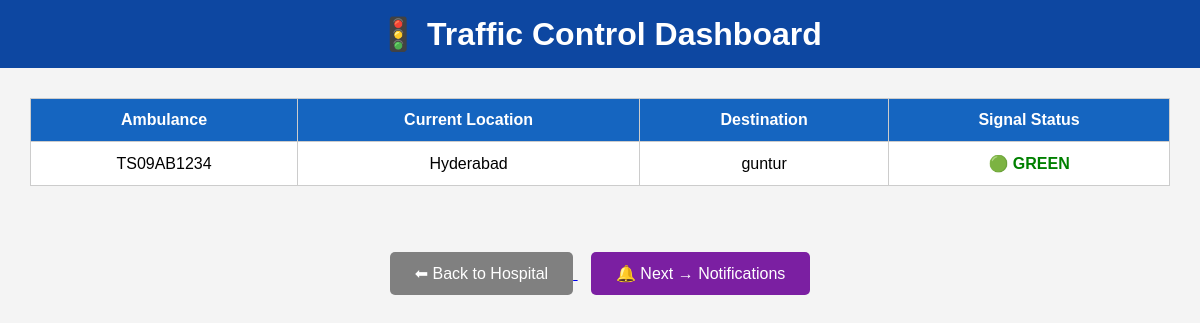
Screenshot of /traffic with the database file from the repository.
### tables this page shows
CREATE TABLE emergency_requests (

    id INTEGER PRIMARY KEY AUTOINCREMENT,

    ambulance_number TEXT,
    driver_name TEXT,
    mobile_number TEXT,
    patient_name TEXT,
    patient_age INTEGER,
    emergency_type TEXT,
    current_location TEXT,
    destination_hospital TEXT,
    distance INTEGER,
    notes TEXT,

    status TEXT DEFAULT 'Pending'

);

### app.py (the view)
@app.route("/traffic")
def traffic():
    conn = sqlite3.connect("emergency.db")
    cursor = conn.cursor()
    cursor.execute("""
        SELECT * FROM emergency_requests
        WHERE status='Approved'
    """)
    data = cursor.fetchall()
    conn.close()
    return render_template("traffic.html", data=data)

### templates/traffic.html (shortened to what this page needs)
<!DOCTYPE html>
<html>
<head>
</head>
<body>
<h1>🚦 Traffic Control Dashboard</h1>
<table>
<tr>
<th>Ambulance</th>
<th>Current Location</th>
<th>Destination</th>
<th>Signal Status</th>
</tr>
{% for row in data %}
<tr>
<td>{{ row[1] }}</td>
<td>{{ row[7] }}</td>
<td>{{ row[8] }}</td>
<td class="green">🟢 GREEN</td>
</tr>
{% endfor %}
</table>
<br><br>
<div style="text-align:center;">
    <a href="/hospital">
        <button style="
        background:gray;
        color:white;
        padding:12px 25px;
        border:none;
        border-radius:5px;
        font-size:16px;">
            ⬅ Back to Hospital
        </button>
    </a>
    <a href="/notifications">
        <button style="
        background:#7b1fa2;
        color:white;
        padding:12px 25px;
        border:none;
        border-radius:5px;
        font-size:16px;">
            🔔 Next → Notifications
        </button>
    </a>
</div>
</body>
</html>

### templates/traffic.html (style rules this page uses)
body { font-family:Arial; background:#f4f4f4; margin:0; }
h1 { background:#0d47a1; color:white; text-align:center; padding:15px; margin:0; }
table { width:95%; margin:30px auto; border-collapse:collapse; background:white; }
th,td { border:1px solid #ccc; padding:12px; text-align:center; }
th { background:#1565c0; color:white; }
.green { color:green; font-weight:bold; }

### rows the page displays
emergency_requests: ambulance_number "TS09AB1234", current_location "Hyderabad", destination_hospital "guntur"
